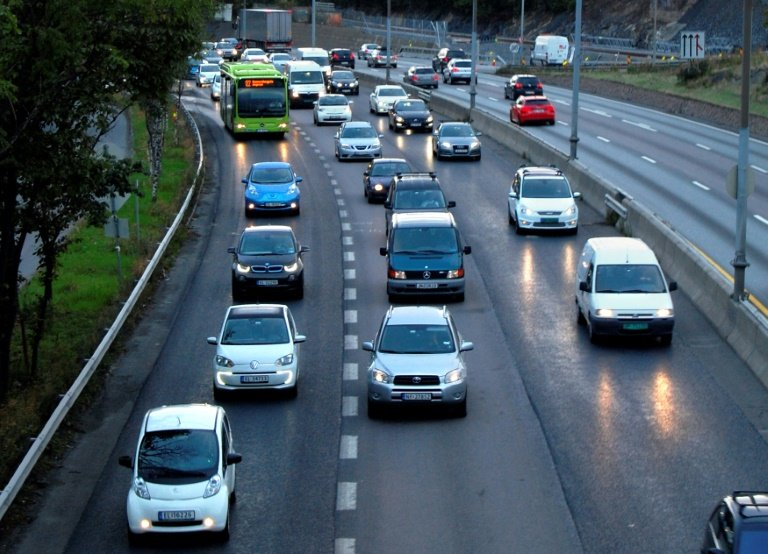
#> input picture computer_vision/road.jpg, 768 x 554 px, found by its file name
$ python car_detection.py
#> lines starting #> are read from the running program, lines starting #| are printed output that depends on the picture; after the words box and inside, x2 and y2 are one past the last pixel; in counts of white or black regions, pixels touching at a corner belong together
import cv2 as cv


car_cascade = cv.CascadeClassifier('computer_vision/cars.xml')
img = cv.imread('computer_vision/road.jpg')
#> img is the input picture: shape (554, 768, 3); mean B, G, R 98.7, 87.7, 70.9
gray = cv.cvtColor(img, cv.COLOR_BGR2GRAY)
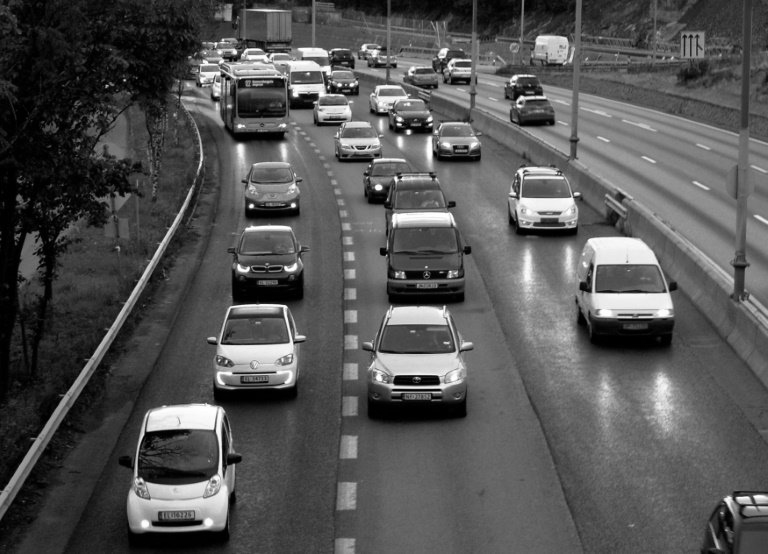
#> gray: shape (554, 768); min 0, max 255, mean 83.9
cars = car_cascade.detectMultiScale(gray, 1.1, 1)
#> cars = 17 rows, first 6: [375, 79, 23, 23], [437, 53, 43, 43], [206, 28, 45, 45], [322, 37, 45, 45], [281, 70, 47, 47], [302, 92, 50, 50]
print('found',len(cars))
#| found 17
for (x,y,w,h) in cars:
        cv.rectangle(img, (x,y),(x+w,y+h),(255,100,100),2)
#> this loop made 17 passes
#> (x, y, w, h) on passes 1 to 12: (375, 79, 23, 23), (437, 53, 43, 43), (206, 28, 45, 45), (322, 37, 45, 45), (281, 70, 47, 47), (302, 92, 50, 50), (230, 96, 69, 69), (327, 122, 57, 57), (426, 115, 68, 68), (510, 152, 60, 60), (242, 169, 59, 59), (499, 74, 72, 72)
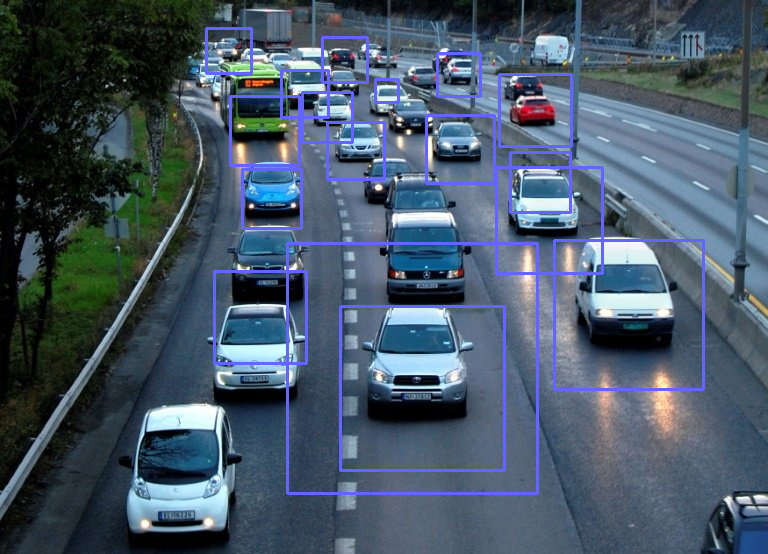
#> img: shape (554, 768, 3); 3.89% of pixels changed, all inside (x1, y1, x2, y2) = (205, 27, 705, 495)
cv.imshow("img",img)
cv.waitKey(0)
cv.destroyAllWindows()
